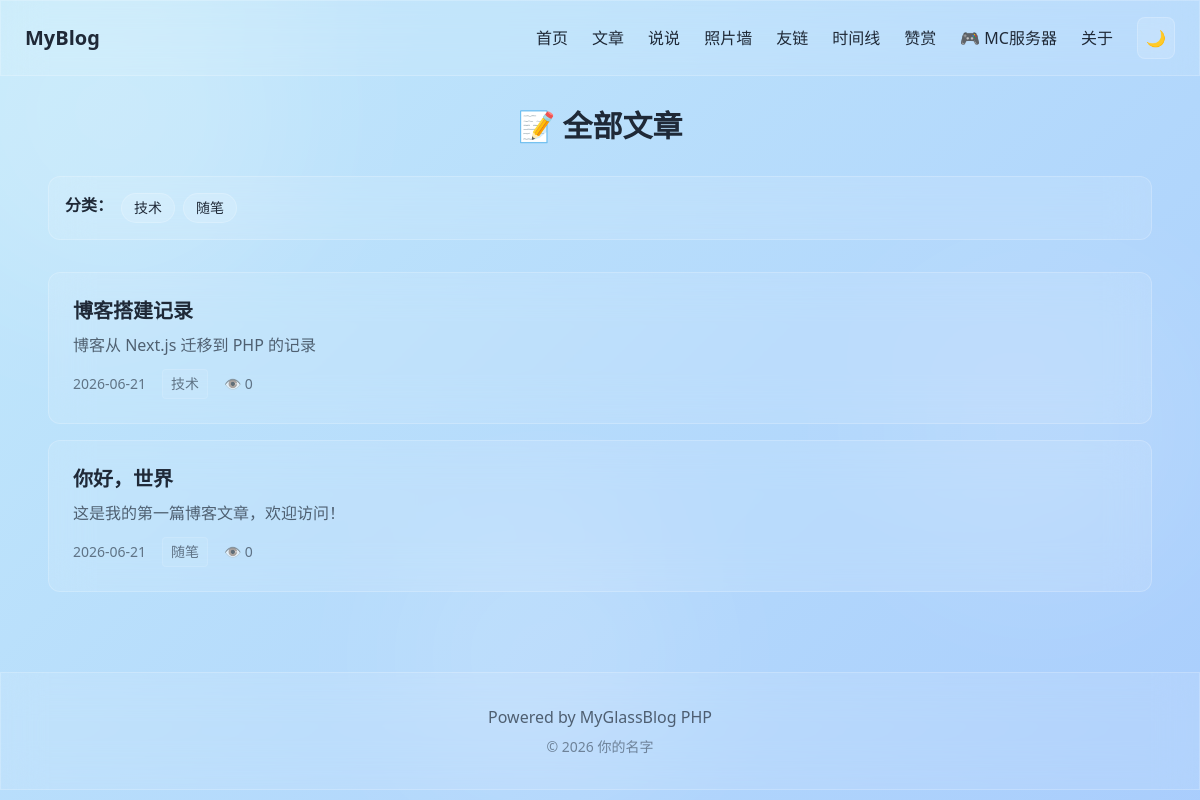
The page /posts.php on the database as committed earlier.
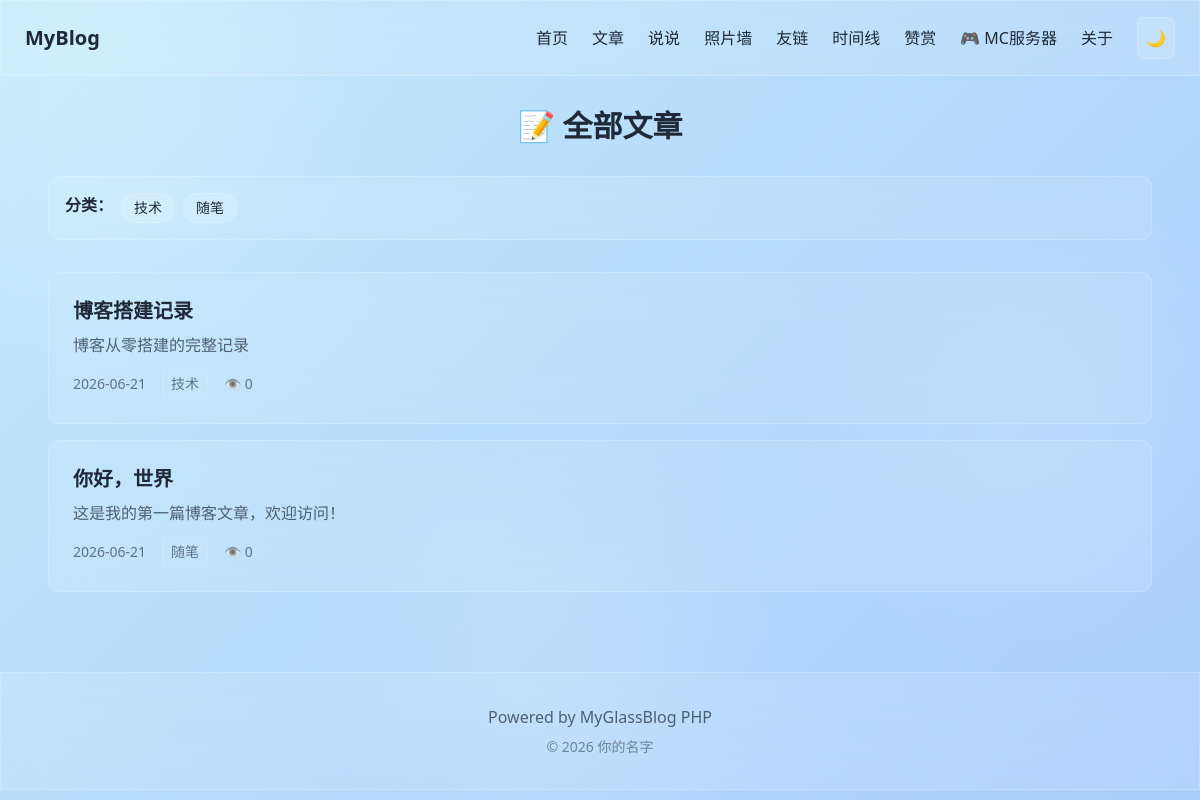
The same page on the database as committed later.
### tables this page shows
CREATE TABLE `posts` (
  `id` int(11) UNSIGNED NOT NULL AUTO_INCREMENT,
  `title` varchar(200) NOT NULL DEFAULT '' COMMENT '标题',
  `slug` varchar(200) NOT NULL DEFAULT '' COMMENT 'URL别名',
  `content` longtext COMMENT 'Markdown内容',
  `category` varchar(50) NOT NULL DEFAULT '' COMMENT '分类',
  `description` varchar(500) NOT NULL DEFAULT '' COMMENT '摘要',
  `cover` varchar(500) NOT NULL DEFAULT '' COMMENT '封面图URL',
  `views` int(11) UNSIGNED NOT NULL DEFAULT 0 COMMENT '阅读量',
  `status` tinyint(1) NOT NULL DEFAULT 1 COMMENT '状态：0草稿 1发布',
  `created_at` timestamp NOT NULL DEFAULT CURRENT_TIMESTAMP,
  `updated_at` timestamp NOT NULL DEFAULT CURRENT_TIMESTAMP ON UPDATE CURRENT_TIMESTAMP,
  PRIMARY KEY (`id`),
  UNIQUE KEY `uk_slug` (`slug`),
  KEY `idx_category` (`category`),
  KEY `idx_status` (`status`),
  KEY `idx_created` (`created_at`)
);

### includes/Database.php (called while the page is built, shortened)
<?php
class Database {
    private static $instance = null;
    private $pdo;
    private function __construct() {
        $config = require __DIR__ . '/config.php';
        $dsn = sprintf(
            'mysql:host=%s;port=%d;dbname=%s;charset=%s',
            $config['db_host'],
            $config['db_port'],
            $config['db_name'],
            $config['db_charset']
        );
        $options = [
            PDO::ATTR_ERRMODE => PDO::ERRMODE_EXCEPTION,
            PDO::ATTR_DEFAULT_FETCH_MODE => PDO::FETCH_ASSOC,
            PDO::ATTR_EMULATE_PREPARES => false,
        ];
        try {
            $this->pdo = new PDO($dsn, $config['db_user'], $config['db_pass'], $options);
        } catch (PDOException $e) {
            if ($config['debug']) {
                die('数据库连接失败: ' . $e->getMessage());
            }
            die('数据库连接失败，请检查配置文件');
        }
    }
    public static function getInstance() {
        if (self::$instance === null) {
            self::$instance = new self();
        }
        return self::$instance;
    }
    public function query($sql, $params = []) {
        $stmt = $this->pdo->prepare($sql);
        $stmt->execute($params);
        return $stmt->fetchAll();
    }
}

### config.php (called while the page is built)
<?php
return [
    'db_host' => 'localhost',
    'db_port' => 3306,
    'db_name' => 'myglassblog',
    'db_user' => 'root',
    'db_pass' => '',
    'db_charset' => 'utf8mb4',
    'site_url' => '',
    'upload_dir' => 'uploads',
    'debug' => false,
    'posts_per_page' => 10,
    'chatters_per_page' => 20,
    'photos_per_page' => 30,
];

### includes/Settings.php (called while the page is built, shortened)
<?php
class Settings {
    private $db;
    private $cache = [];
    public function __construct() {
        $this->db = Database::getInstance();
        $this->loadAll();
    }
    private function loadAll() {
        $rows = $this->db->query("SELECT site_key, site_value FROM settings");
        foreach ($rows as $row) {
            $this->cache[$row['site_key']] = $row['site_value'];
        }
    }
    public function get($key, $default = '') {
        return $this->cache[$key] ?? $default;
    }
}

### includes/functions.php (called while the page is built, shortened)
<?php
require_once __DIR__ . '/Database.php';
require_once __DIR__ . '/Settings.php';
require_once __DIR__ . '/Post.php';
function site_url($path = '') {
    $config = require __DIR__ . '/../config.php';
    $baseUrl = $config['site_url'];
    if (empty($baseUrl)) {
        $protocol = isset($_SERVER['HTTPS']) && $_SERVER['HTTPS'] === 'on' ? 'https' : 'http';
        $baseUrl = $protocol . '://' . $_SERVER['HTTP_HOST'];
    }
    return rtrim($baseUrl, '/') . '/' . ltrim($path, '/');
}
function site_config() {
    static $settings = null;
    if ($settings === null) {
        $settings = new Settings();
    }
    return $settings;
}
function format_time($datetime, $format = 'Y-m-d H:i') {
    return date($format, strtotime($datetime));
}
function e($text) {
    return htmlspecialchars($text, ENT_QUOTES, 'UTF-8');
}

### includes/Post.php (called while the page is built, shortened)
<?php
class Post {
    private $db;
    public function __construct() {
        $this->db = Database::getInstance();
    }
    public function getList($page = 1, $perPage = 10, $status = 1) {
        $offset = ($page - 1) * $perPage;
        $sql = "SELECT * FROM posts WHERE status = ? ORDER BY created_at DESC LIMIT ?, ?";
        return $this->db->query($sql, [$status, $offset, $perPage]);
    }
}

### posts.php (the view, shortened to what the changed rows need)
<?php
require_once __DIR__ . '/includes/functions.php';
$settings = site_config();
$postModel = new Post();
$page = isset($_GET['page']) ? max(1, intval($_GET['page'])) : 1;
$perPage = intval($settings->get('posts_per_page', 10));
$posts = $postModel->getList($page, $perPage);
require_once __DIR__ . '/templates/header.php';
?>
<h1 class="text-3xl font-bold mb-8 text-center">📝 全部文章</h1>
<?php if (empty($posts)): ?>
    <div class="glass rounded-xl p-8 text-center opacity-70">
        暂无文章
    </div>
<?php else: ?>
    <div class="space-y-4">
        <?php foreach ($posts as $post): ?>
            <article class="glass rounded-xl p-6 post-card">
                <a href="<?= site_url('post.php?slug=' . e($post['slug'])) ?>" class="block group">
                    <div class="flex gap-6">
                        <div class="flex-1">
                            <h2 class="text-xl font-bold mb-2 group-hover:opacity-80 transition-opacity">
                                <?= e($post['title']) ?>
                            </h2>
                            <p class="opacity-70 mb-3 line-clamp-2">
                                <?= e($post['description'] ?: truncate(strip_tags($post['content']), 150)) ?>
                            </p>
                            <div class="flex items-center gap-4 text-sm opacity-60">
                                <span><?= format_time($post['created_at'], 'Y-m-d') ?></span>
                                <?php if ($post['category']): ?>
                                    <span class="glass px-2 py-1 rounded"><?= e($post['category']) ?></span>
                                <?php endif; ?>
                                <span>👁 <?= $post['views'] ?></span>
                            </div>
                        </div>
                    </div>
                </a>
            </article>
        <?php endforeach; ?>
    </div>
<?php endif; ?>
<?php require_once __DIR__ . '/templates/footer.php'; ?>

Rows that differ between the two databases and show on the page:
changed posts "博客搭建记录": description "博客从 Next.js 迁移到 PHP 的记录" → "博客从零搭建的完整记录"
